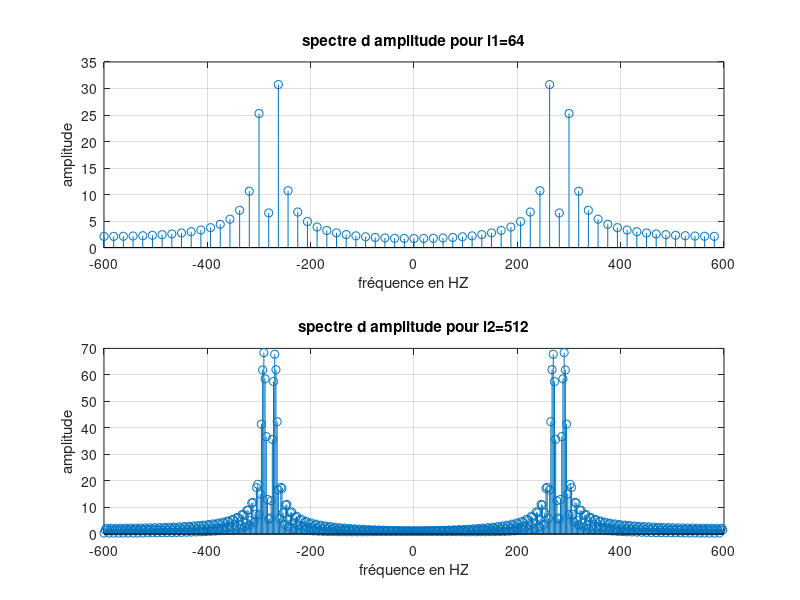
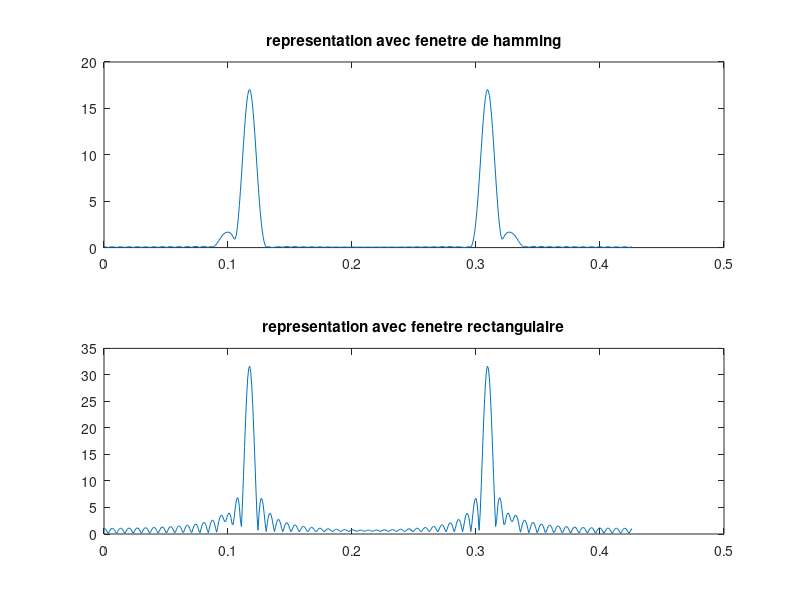
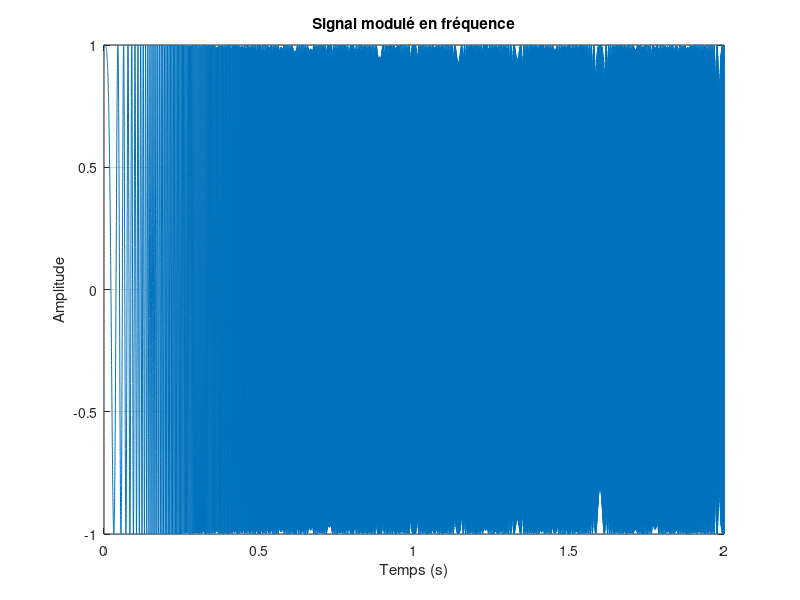
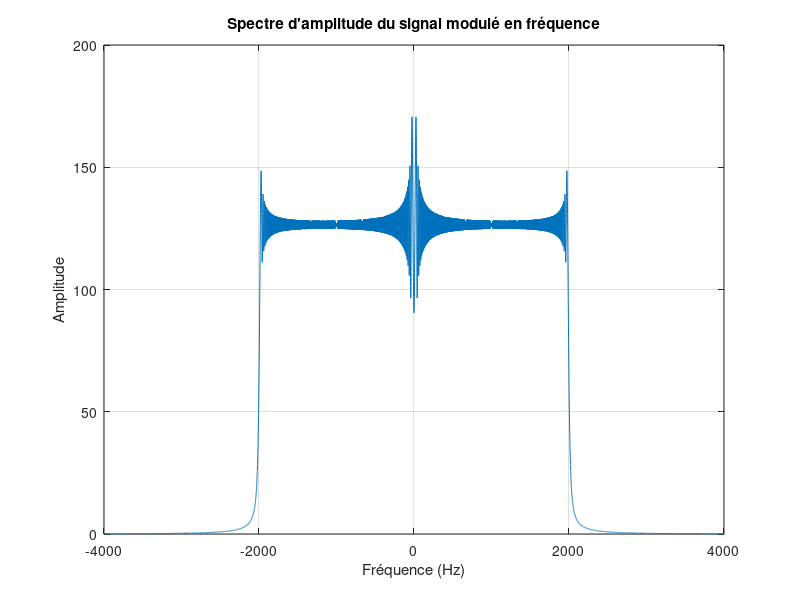

MATLAB code for these plots, in order:
%TP1 Transformée de Fourier discrète

% Exercice 1 : Analyse spectrale de la TFD
%{
x(t) = a1sin(2πf1t) + a2sin(2πf2t)
Avec f1 = 270Hz, f2 = 290Hz, a1 = a2 = 1 et fe = 1200Hz
Le nombre d’échantillons fréquentiels étant fixé à Lff t = 512.

Question 1 :
Donner les représentations temporelles et spectrales du signal x
Pour N (nombre d’échantillons temporels), N = 32 et N = 64
%}
a1=1;a2=1;f1=270;f2=290;
fe=1200;
N1=32;
N2=64;
Lfft=512;
t1=(0:N1-1)/fe;
t2=(0:N2-1)/fe;
f=(-Lfft/2:Lfft/2-1)*fe/Lfft;
subplot(2,2,1);
x1=(a1*sin(2*pi*f1*t1))+(a2*sin(2*pi*f2*t1));
plot(t1,x1);
title('Representation temprelle de x pour N=32');

subplot(2,2,2);
x2=(a1*sin(2*pi*f1*t2))+(a2*sin(2*pi*f2*t2));
plot(t2,x2);
title('Representation temporelle de x pour N=64');

subplot(2,2,3);
y1=fftshift(fft(x1,Lfft));
plot(f,abs(y1));
title('Representation spectrale de x pour N=32');

subplot(2,2,4);
y2=fftshift(fft(x2,Lfft));
plot(f,abs(y2));
title('Representation spectrale de x pour N=64');

%{
Question 2:
Maintenant pour N = 128, représenter le spectre d’amplitude de x pour
Lfft = 64 et Lfft = 512.
%}

f1=270;
f2=290;
a1=a2=1;
fe=1200;
N=128;
t1=(0:N-1)/fe;
x1=a1*sin(2*pi*t1*f1)+a2*sin(2*pi*t1*f2);
l1=64;
l2=512;
F1=(-l1/2:l1/2-1)*fe/l1;
F2=(-l2/2:l2/2-1)*fe/l2;

subplot(2,1,1);
y1=fftshift(fft(x1,l1));
stem(F1,abs(y1));
grid on;
title('spectre d amplitude pour l1=64');
xlabel('fréquence en HZ');
ylabel('amplitude');

subplot(2,1,2);
y2=fftshift(fft(x1,l2));
stem(F2,abs(y2));
grid on;
title('spectre d amplitude pour l2=512')
xlabel('fréquence en HZ');
ylabel('amplitude');

%{
Question 3 :
On se place maintenant dans le cas où f1 = 270Hz, f2 = 320Hz,
a1 = 1, a2 = 0.1, N = 64 et Lfft = 512.
Appliquer la fenêtre de Hamming (fonction hamming) au signal x et
représenter le spectre correspondant.
Comparer par rapport à la fenêtre rectangulaire .
%}
f22=320; a22=0.1; N11=64; L11=512;
t=(0:1/fe:(N11-1)/fe);
f=(0:1/fe:(L11-1)/fe);
x=a1*sin(2*pi*f1*t)+a22*sin(2*pi*f22*t);
h=hamming(N11);
y1=h'.*x;
y2=fftshift(fft(y1,L11));

figure
subplot(2,1,1);
plot(f,abs(y2));
title('representation avec fenetre de hamming');

subplot(2,1,2);
y3=fftshift(fft(x,L11));
plot(f,abs(y3));
title('representation avec fenetre rectangulaire');

% Exercice 2 : Repliement de spectre (Aliasing)
%{
Question 1:
s(t) = A.cos[θ(t)]
La fréquence instantannée est définie par :fi(t) =1/2π d[θ(t)]/dt
fi(t) = f0 + λt
λ = 1000 Hz.s−1 , fi(0) = 0, T = 2s, Fe = 8000 Hz.
%}

T = 2;Fe = 8000;lambda = 1000;f0 = 0;

% Temps et échantillonnage
t = 0:1/Fe:T;
fi = f0 + lambda * t;
theta = 2 * pi * cumtrapz(t, fi);
A = 1;
% Signal modulé en fréquence
s = A * cos(theta);
% Affichage du signal
figure;
plot(t, s);
title('Signal modulé en fréquence');
xlabel('Temps (s)');
ylabel('Amplitude');
grid on;


%question 2 Représenter son spectre d’amplitude.

% Calcul de la transformée de Fourier
L = length(s); % Longueur du signal
frequencies = (-Fe/2 : Fe/L : Fe/2 - Fe/L); % Fréquences correspondantes
Spectrum = fftshift(abs(fft(s, L)));

% Affichage du spectre d'amplitude
figure;
plot(frequencies, Spectrum);
title('Spectre d''amplitude du signal modulé en fréquence');
xlabel('Fréquence (Hz)');
ylabel('Amplitude');
grid on;

%Question 3 : Procéder à l’écoute du signal avec la commande soundsc(s, Fe).
soundsc(s, Fe);










